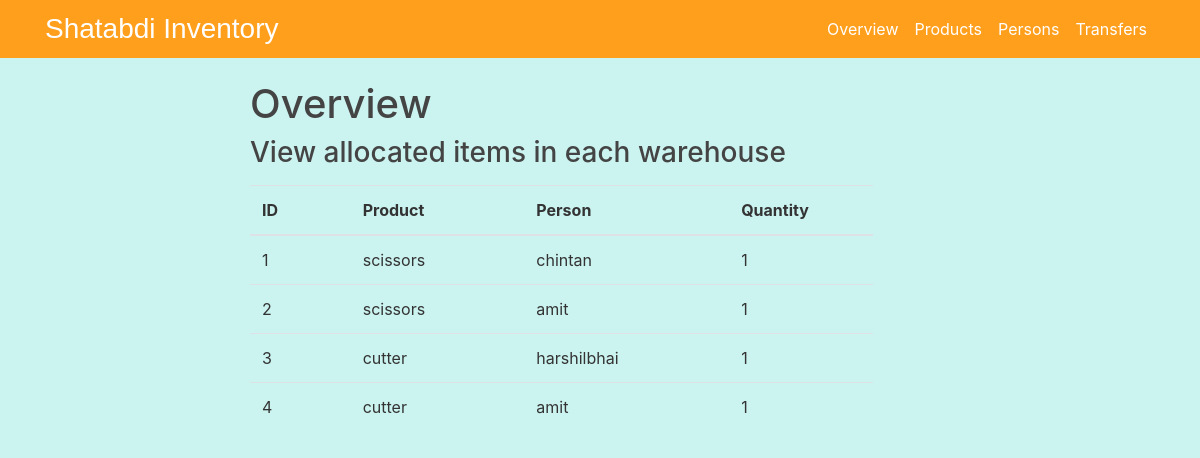
Before: / with the older database file.
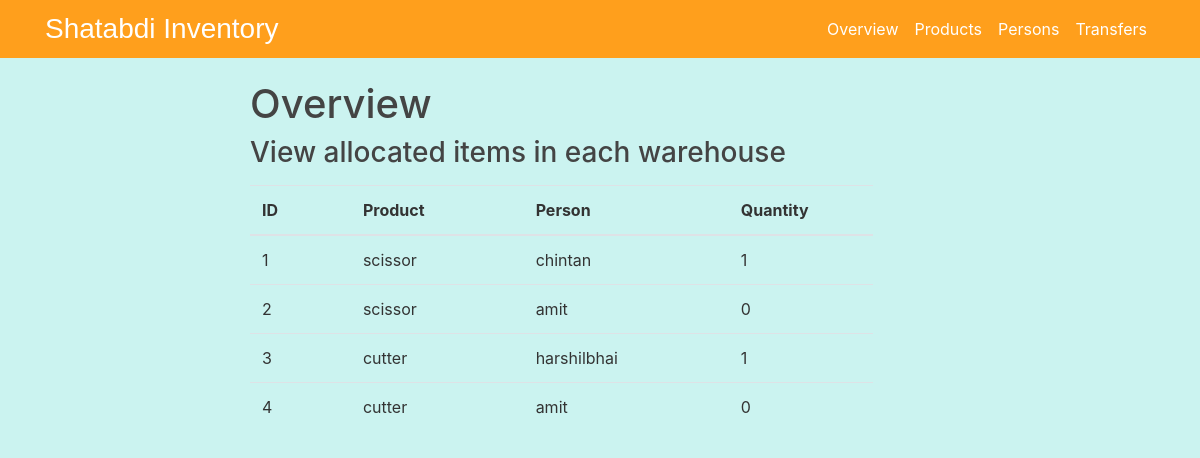
After: the same page with the newer database file.
### flaskinventory/models.py (models this page shows, shortened)
class Balance(db.Model):
    bid = db.Column(db.Integer, primary_key= True,nullable = False)
    product = db.Column(db.String(20), nullable = False)
    location = db.Column(db.String(20),nullable = False)
    quantity = db.Column(db.Integer, nullable = False)

### flaskinventory/routes.py (the view)
@app.route("/Overview")
@app.route("/")
def overview():
    balance = Balance.query.all()
    exists = bool(Balance.query.all())
    if exists== False :
        flash(f'Add products,locations and make transfers to view','info')
    return render_template('overview.html' ,balance=balance)

### flaskinventory/templates/overview.html (shortened to what this page needs)
<!DOCTYPE html>
<htmls>
  <head>
    <link rel="stylesheet" href="https://maxcdn.bootstrapcdn.com/bootstrap/4.0.0/css/bootstrap.min.css"
>
    <link rel="stylesheet" type="text/css" href="{{ url_for('static', filename='main.css') }}">
    <link href="//netdna.bootstrapcdn.com/bootstrap/3.0.0/css/bootstrap-glyphicons.css" rel="stylesheet">
    <link rel="stylesheet" href="https://cdn.datatables.net/1.11.5/css/dataTables.bootstrap4.min.css">
    <link rel="stylesheet" href="https://cdn.datatables.net/buttons/2.2.2/css/buttons.dataTables.min.css">
  </head>
  <body>
    <header class="site-header">
      <nav class="navbar navbar-expand-md navbar-dark bg-steel fixed-top">
        <div class="container">
          <a class="Main" href="/Overview">Shatabdi Inventory</a>
          <div class="collapse navbar-collapse" id="navbarToggle">
            <div class="navbar-nav">
              <a class="nav-item nav-link" id="Overvieww" href="/">Overview</a>
              <a class="nav-item nav-link" id="Productt" href="/Product">Products</a>
              <a class="nav-item nav-link" id="Locationn" href="/Location">Persons</a>
              <a class="nav-item nav-link" id="Transferss" href="/Transfers">Transfers</a>
            </div>
          </div>
        </div>
      </nav>
    </header>
    <main role="main" class="container-content">
      <div class="row">
        <div class="col-md-8">
          {% block content %}
          <h1>Overview</h1>
          <div>
            <h3 style="display: inline-block;margin-bottom:15px;"> View allocated items in each warehouse</h3>
            <table class="table table-hover">
              <thead>
                <tr>
                  <th>ID</th>
                  <th></th>
                  <th>Product</th>
                  <th></th>
                  <th>Person</th>
                  <th></th>
                  <th>Quantity</th>
                </tr>
              </thead>
              <tbody>
                {%for b in balance%}
                <tr>
                  <td>{{b.bid}}</td>
                  <td></td>
                  <td>{{b.product}}</td>
                  <td></td>
                  <td>{{b.location}}</td>
                  <td></td>
                  <td>{{b.quantity}}</td>
                </tr>
                {% endfor %}
            </table>
          </div>
        </div>
        {% endblock %}
      </div>
    </main>
    </head>
  </body>
  </html>

Changed rows visible on the page:
changed Balance "chintan": product "scissors" → "scissor"
changed Balance id 2: product "scissors" → "scissor"; quantity "1" → "0"
changed Balance id 4: quantity "1" → "0"
